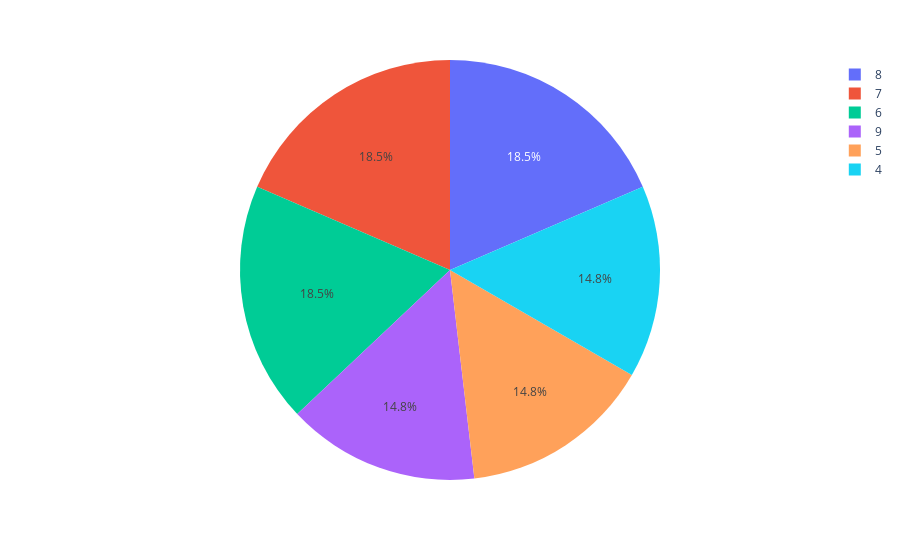

Here is the notebook cell this chart was saved with:
### Markdown cell above
### PLOTLY

### Code cell
px.pie(df,names='AVERAGE TICKET PRICE')

### Figure 1 — Plotly figure (JSON) as saved in the notebook; plotly's stock layout.template omitted (floating-point values rounded to 4 significant figures)
{"data": [{"domain": {"x": [0, 1], "y": [0, 1]}, "hovertemplate": "AVERAGE TICKET PRICE=%{label}<extra></extra>", "labels": [9, 9, 9, 9, 8, 8, 8, 8, 8, 7, 7, 7, 7, 7, 6, 6, 6, 6, 6, 5, 5, 5, 5, 4, 4, 4, 4], "legendgroup": "", "name": "", "showlegend": true, "type": "pie"}], "layout": {"legend": {"tracegroupgap": 0}, "margin": {"t": 60}}}
